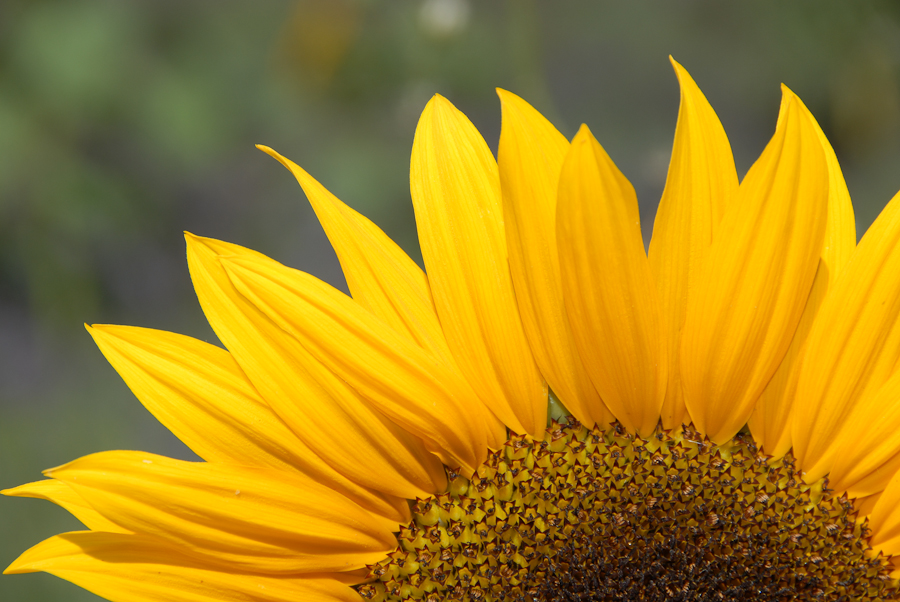
#> input picture test.png, 900 x 602 px
$ python imageTransform.py ../test.png   (Python 2 division)
#> lines starting #> are read from the running program, lines starting #| are printed output that depends on the picture
### img_kernel/cli_fun.py
import numpy as np
import cv2
from constants import *
import os


def report_cli_err () :
  print 'CLI parameter error, use python imageTransform --doc for documentation'
  exit()


def get_img_path(argv) :
  try:
    return argv[1]
  except :
    report_cli_err()


def choose_kernel(argv) :
  kernel = np.asarray(blur_kernel)  #initialization
  if '-o' in argv:
    kernel = np.asarray(outline_kernel)
    print 'Outline kernel selected'
  elif '-d' in argv:
  	kernel = np.asarray(identity_kernel)
  	print 'Identity kernel selected'
  elif '-b' in argv:
  	kernel = np.asarray(blur_kernel)
  	print 'Blur kernel selected'
  elif '-c' in argv:
    kernel = np.asarray(custom1_blur_kernel)
    print 'Custom1 blur kernel selected'
  elif '-u' in argv:
    kernel = np.asarray(custom2_blur_kernel)
    print 'Custom2 blur kernel selected'
  elif '-s' in argv:
    kernel = np.asarray(sharpen_kernel)
    print 'Sharpen blur kernel selected'
  elif '-e' in argv:
    kernel = np.asarray(emboss_kernel)
    print 'Emboss kernel selected'
  elif '-l' in argv:
    kernel = np.asarray(left_sobel_kernel)
    print 'Left sobel kernel selected'
  elif '-r' in argv:
    kernel = np.asarray(right_sobel_kernel)
    print 'Right sobel kernel selected'
  elif '-t' in argv:
    kernel = np.asarray(top_sobel_kernel)
    print 'Top sobel kernel selected'
  elif '-m' in argv:
    kernel = np.asarray(bottom_sobel_kernel)
    print 'Bottom sobel kernel selected'
  else :
    kernel = np.asarray(identity_kernel)
    print 'Default Identity kernel.'

  return kernel

def choose_kernel_img_plot (argv , c) :
  try :
    if '--chk' in argv :
      import matplotlib.pyplot as plt
      plt.figure(0)
      plt.imshow(c,cmap = 'gray')
      plt.axis('off')
      plt.show()
  except :
    print 'ERR plotting image , check your installation of matplotlib '

def get_img_dir(path) :
  p = path.split('/')
  z = p[-1].split('.')
  z = z[0] + '_'
  p = '/'.join(p[:-1])
  p += '/'
  return p , z

def choose_nsave (argv , im_b , c , path) :
  if '--nsave' in argv :
    pass
  else :
    p , z = get_img_dir(path)
    print p
    n = '0'
    save_name = p + z +'bw'+n+'.png'
    save_name_kernel = p + z +'bw_kernel'+n+'.png'

    while os.path.isfile(save_name) or os.path.isfile(save_name_kernel) :
      n = str(int(n) + 1)
      save_name = p + z +'bw'+n+'.png'
      save_name_kernel = p + z +'bw_kernel'+n+'.png'
    print 'Saving as'
    print save_name
    print save_name_kernel
    cv2.imwrite(save_name , im_b)
    cv2.imwrite(save_name_kernel , c)


def choose_kernel_intensity (argv) :
  r = 1
  for txt in argv :
    if '-i' in txt :
        t = txt
        txt = txt.replace('-i' , '')
        try :
            r = int(txt)
        except :
            print '%s is not supported , -i must be followed by an integer less than 5'%t
            r = -1
  if r < 0 :
    r = -1
  return r

def rundoc(argv) :
  try :
    if argv[1] == '--doc' :
      with open('doc.txt' , 'r') as f :
        x = f.read()
      print x
      return 1
    else :
      pass
      return 0
  except :
    return 0
    report_cli_err()

### img_kernel/convolution.py
import numpy as np

def hadamard_prod(mat_01 , mat_02 ) :
    m , n = mat_01.shape
    p , q = mat_02.shape

    if (m!=p) or (n!=q) :
        return 0
    return mat_01*mat_02


def convolution2D(image , kernel) :
    m , n = image.shape
    p , q = kernel.shape
    out = np.zeros((m-p+1,n-q+1))

    for ix in range(out.shape[0] ) :
        for iy in range(out.shape[1]) :

            im_patch = image[ix:ix+p , iy:iy +q]
            im_patch = hadamard_prod(im_patch , kernel)
#             s = im_patch.mean()
            s = im_patch.sum()
            if s<0 :
                s = 0.0
            elif s>255.0 :
                s = 255.0
            out[ix,iy] = s
            #convolve here

    return out

### img_kernel/imageTransform.py
import cv2
from sys import argv
import numpy as np
from convolution import convolution2D
from cli_fun import choose_kernel , choose_kernel_img_plot ,choose_nsave , choose_kernel_intensity , report_cli_err , get_img_path,rundoc

#rundoc should always be before any other call.
resp = rundoc(argv)
if resp == 1 :
  exit()


path = get_img_path(argv)

im = cv2.imread(path)
#> im is the input picture: shape (602, 900, 3); mean B, G, R 30.1, 130.4, 164.7
if im is None :
  report_cli_err()
print 'Given Shape :',im.shape
#| Given Shape : (602, 900, 3)
x = im.shape[0] # height
#> x = 602
y = im.shape[1] # length
#> y = 900

# [5 lines of commented-out code are left out]

im_b = cv2.cvtColor(im , cv2.COLOR_RGB2GRAY)
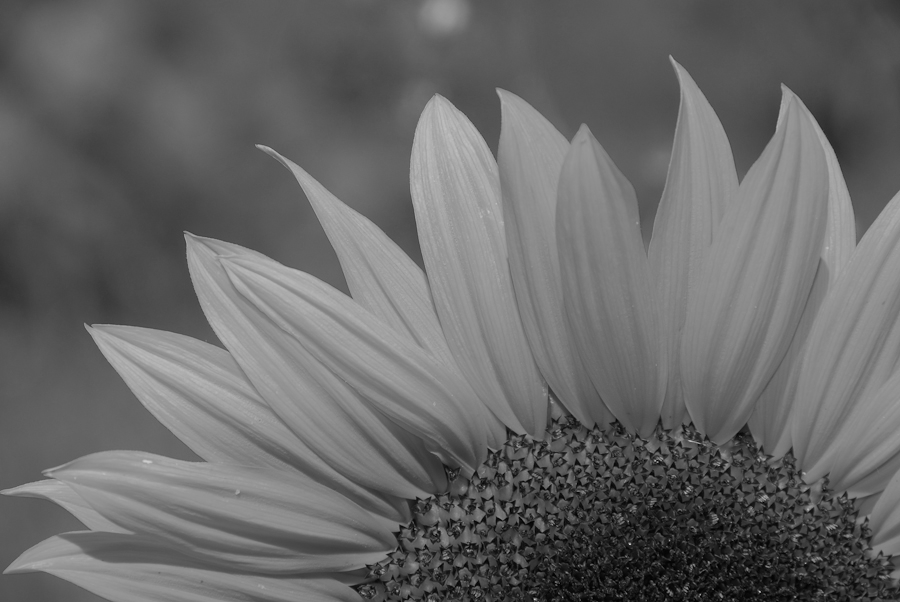
#> im_b: shape (602, 900); min 0, max 203, mean 104.3
print 'Dim of black/white img ',im_b.shape
#| Dim of black/white img  (602, 900)


kernel = choose_kernel(argv)


print 'Please Wait ...'

i = choose_kernel_intensity (argv)

if i == -1 :
  report_cli_err()
else :
  print 'Kernel Intensity ',i
  if i == 1 :
    c = convolution2D(im_b , kernel)
#> after the loop in convolution2D, `for ix in range(out.shape[0] ) :`:
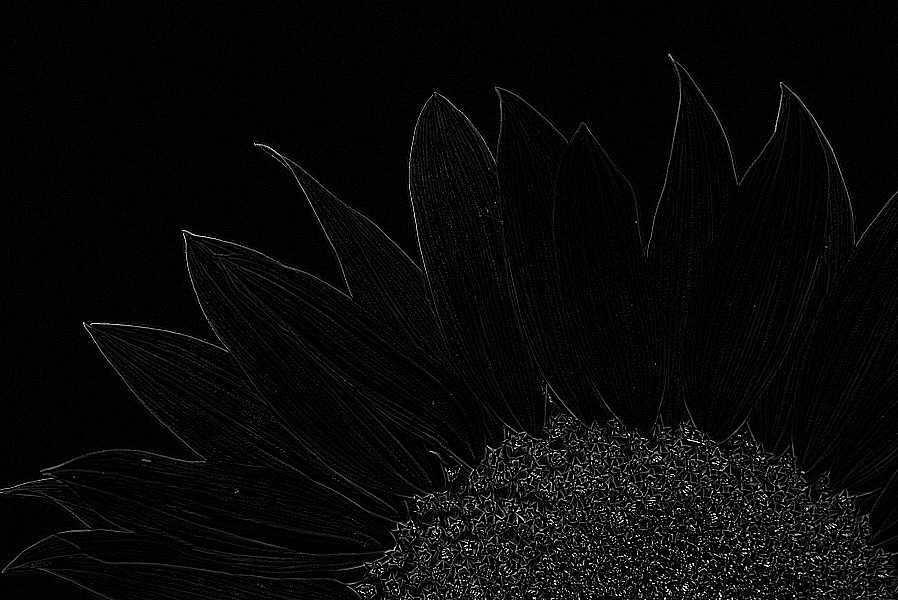
#> out: shape (600, 898) float64; min 0, max 255, mean 8.6
  else :
    if i > 4 :
      report_cli_err()
    c = convolution2D(im_b , kernel)
    for ix in range(i-1) :
      c = convolution2D(c,kernel)

print 'bkg image', c.shape
#| bkg image (600, 898)

#whether or not to plot the kernelised img
choose_kernel_img_plot(argv , c)

#whether or not to save kernelised img , default is to save the image.
choose_nsave(argv , im_b , c , path)
